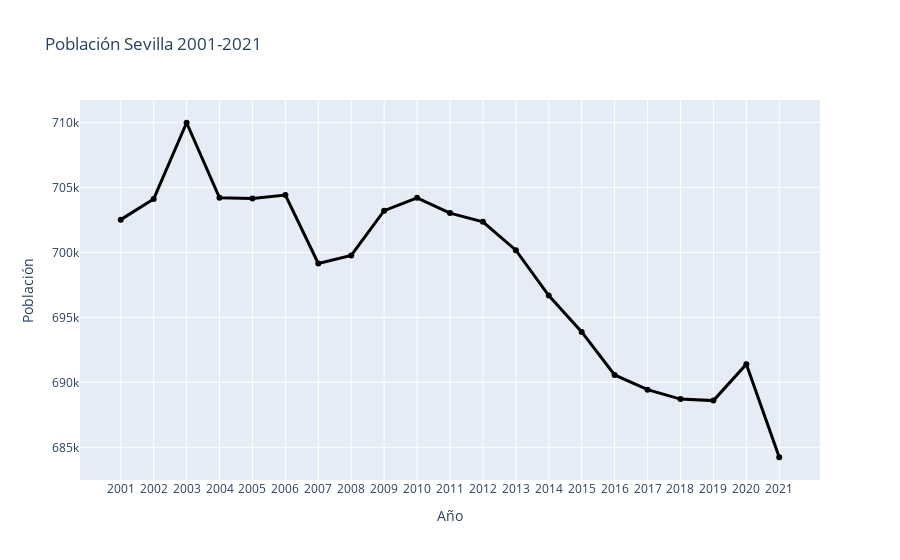

The notebook cell saved with this chart:
### Code cell
fig4 = px.line(Sevilla,
               x=Sevilla.index,
               y=Sevilla.values,
               title='Población Sevilla 2001-2021',
               markers=True
               )
fig4.update_xaxes(title='Año')
fig4.update_yaxes(title='Población')
fig4.update_traces(line=dict(color="Black", width=3))
fig4.show()

### Figure 1 — Plotly figure (JSON) as saved in the notebook; plotly's stock layout.template omitted (floating-point values rounded to 4 significant figures)
{"data": [{"hovertemplate": "index=%{x}<br>y=%{y}<extra></extra>", "legendgroup": "", "line": {"color": "Black", "dash": "solid", "width": 3}, "marker": {"symbol": "circle"}, "mode": "markers+lines", "name": "", "orientation": "v", "showlegend": false, "type": "scatter", "x": ["2001", "2002", "2003", "2004", "2005", "2006", "2007", "2008", "2009", "2010", "2011", "2012", "2013", "2014", "2015", "2016", "2017", "2018", "2019", "2020", "2021"], "xaxis": "x", "y": [702520, 704114, 709975, 704203, 704154, 704414, 699145, 699759, 703206, 704198, 703021, 702355, 700169, 696676, 693878, 690566, 689434, 688711, 688592, 691395, 684234], "yaxis": "y"}], "layout": {"legend": {"tracegroupgap": 0}, "title": {"text": "Población Sevilla 2001-2021"}, "xaxis": {"anchor": "y", "domain": [0, 1], "title": {"text": "Año"}}, "yaxis": {"anchor": "x", "domain": [0, 1], "title": {"text": "Población"}}}}
